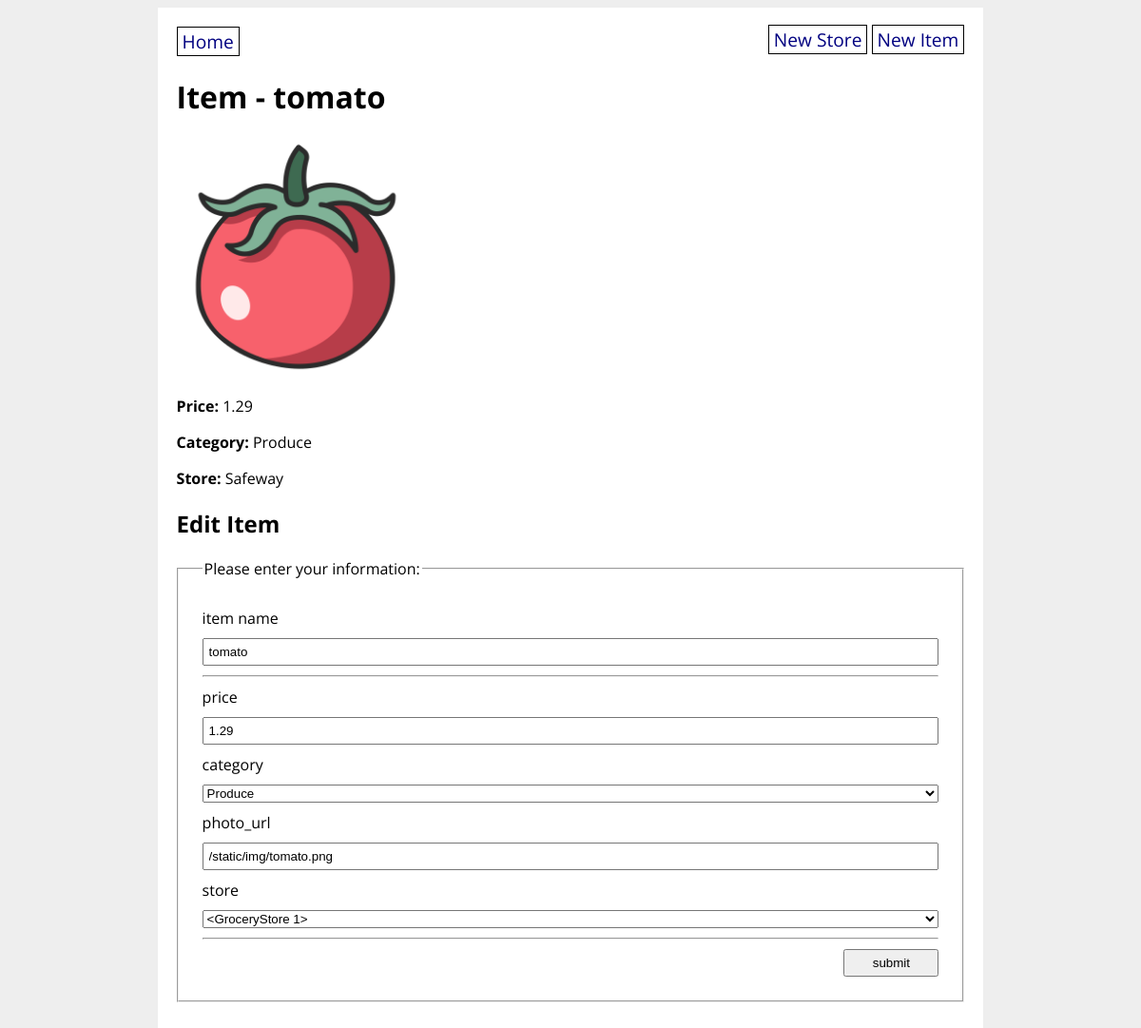
Screenshot of /item/3 with the database file from the repository.
### grocery_app/models.py (models this page shows)
class GroceryItem(db.Model):
    id = db.Column(db.Integer, primary_key=True)
    name = db.Column(db.String(80), nullable=False)
    price = db.Column(db.Float(precision=2), nullable=False)
    category = db.Column(db.Enum(ItemCategory), default=ItemCategory.OTHER)
    photo_url = db.Column(URLType)
    store_id = db.Column(db.Integer, db.ForeignKey('grocery_store.id'), nullable=False)
    store = db.relationship('GroceryStore', back_populates='items')

class GroceryStore(db.Model):
    id = db.Column(db.Integer, primary_key=True)
    title = db.Column(db.String(80), nullable=False)
    address = db.Column(db.String(200), nullable=False)
    items = db.relationship('GroceryItem', back_populates='store')

### grocery_app/routes.py (the view, shortened to what this page needs)
@main.route("/item/<item_id>", methods=["GET", "POST"])
def item_detail(item_id):
    item = GroceryItem.query.get(item_id)
    form = GroceryItemForm(obj=item)
    return render_template("item_detail.html", item=item, form=form)

### grocery_app/forms.py
class GroceryItemForm(FlaskForm):
    name = StringField('item name',
        validators=[
            DataRequired(),
            Length(min=3, max=80, message="item name needs to be betweeen 3 and 80 chars")
        ])
    price = FloatField('price')
    category = SelectField('category', choices= ItemCategory.choices())
    photo_url = StringField('photo_url')
    store= QuerySelectField('store',query_factory=lambda: GroceryStore.query )
    submit = SubmitField('submit')

### grocery_app/utils.py (called while the page is built)
    def __str__(self):
        return str(self.value)

### grocery_app/templates/item_detail.html
{% extends 'base.html' %}
{% block content %}
<h1>Item - {{ item.name }}</h1>
<p><img src="{{ item.photo_url }}" width="250px" height="250px"></p>
<p><strong>Price:</strong> {{ item.price }}</p>
<p><strong>Category:</strong> {{ item.category }}</p>
<p><strong>Store:</strong> {{ item.store.title }}</p>
<h2>Edit Item</h2>
<form>
    <fieldset>
        <legend>Please enter your information:</legend>
        {{ form.name.label }}
        {{ form.name }}
        <hr>
        {{ form.price.label }}
        {{ form.price }}
        {{form.category.label }}
        {{ form.category }}
        {{ form.photo_url.label }}
        {{ form.photo_url }}
        {{ form.store.label }}
        {{ form.store }}
        <hr>
        {{ form.submit }}
    </fieldset>
</form>
{% endblock %}

### grocery_app/static/style.css (style rules this page uses)
body { display: flex; flex-direction: column; align-items: center; background-color: #eee; font-family: 'Open Sans', sans-serif; }
fieldset { display: flex; flex-direction: column; margin: 20px 0; padding: 20px; }
fieldset * { margin: 5px; }
fieldset input { padding: 5px; }
input[type=submit] { width: 100px; align-self: flex-end; }

### rows the page displays
GroceryItem: name "tomato", photo_url (picture), price "1.29", category "Produce", photo_url "/static/img/tomato.png", store "<GroceryStore 1>"
GroceryStore: store "Safeway"
